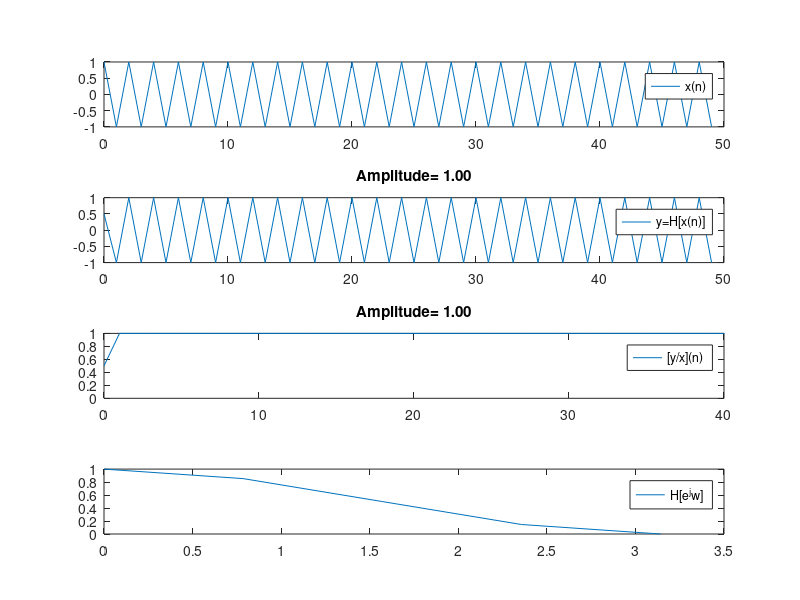

The MATLAB source for this figure:
% Folha 4 - Ex3

omega = [0 pi/4 pi/2 3*pi/4 pi];

n= 0:1:49;
respc = zeros(1,length(n));

for i=1:length(omega)

    x = exp(1i*omega(i)*n);
    y = conv(x,[0.5 -0.5]);
    c = y(1:(end-1))./x;
    
    respc(1:end) = abs(1/2*exp(1i*omega(i))+1/2);
    
    
    subplot(4,1,1); 
    plot(n,real(x) );           % sinal
    legend('x(n)');
       
    subplot(4,1,2);
    plot(n,real(y(1:end-1)));   % resposta
    legend('y=H[x(n)]');
    amp = abs(y);
    title(sprintf('Amplitude= %.2f', amp(25)));
   
    subplot(4,1,3);
    plot(n,real(c));            %resposta a e^johm
    legend('[y/x](n)');
    amp = abs(c);
    title(sprintf('Amplitude= %.2f', amp(25)));
    axis([0 40 0 1]);
    
    subplot(4,1,4);
    plot(omega, real(1/2*exp(-1i.*omega)+1/2));
    legend('H[e^jw]');
    
    pause; 
end;
